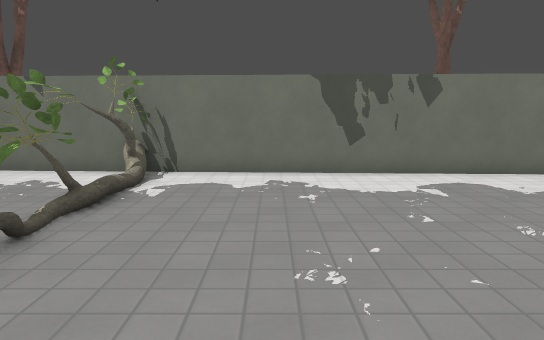
[1] (above)

12 first-person views from a walk through a level from a Godot 3-D game. The camera is 1.4 m above the floor, tilts 8° down and sees 70° across. The floor is counted in squares, 1 m on a side. Each view is taken from the middle of a square. On the plan, view 1 faces up. The plan holds only what a view shows up to about 16 squares ahead; the rest is blank. The place goes on beyond the plan. Some surface patterns are stand-ins.

[2]
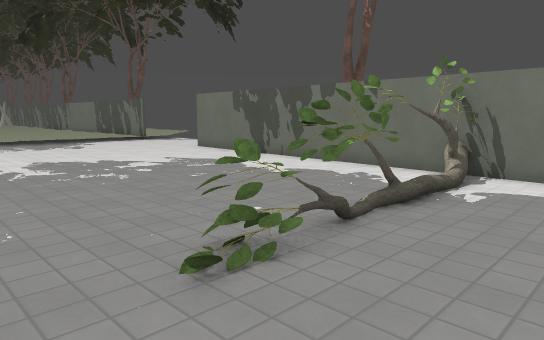

[3]
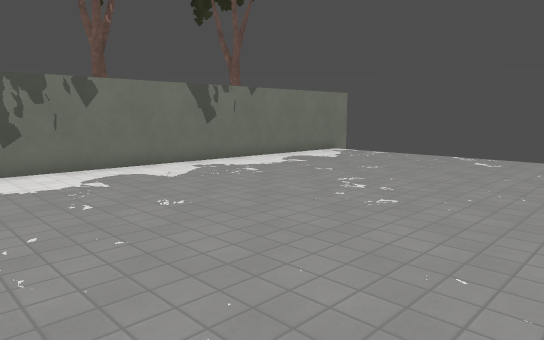

[4]
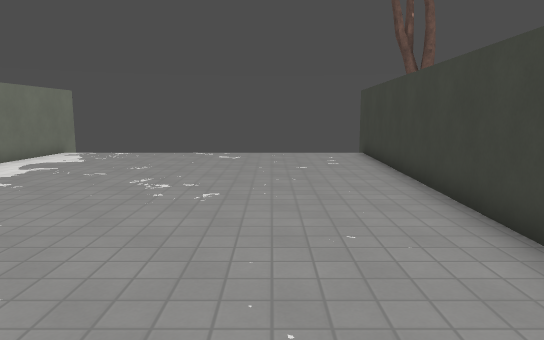

[5]
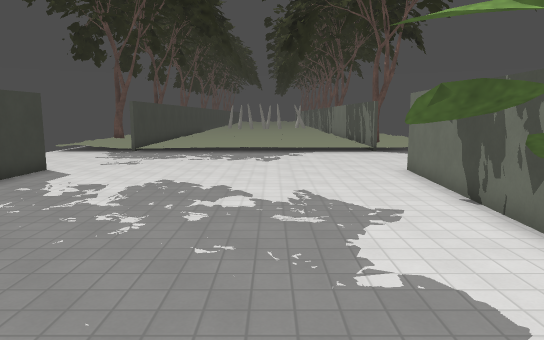

[6]
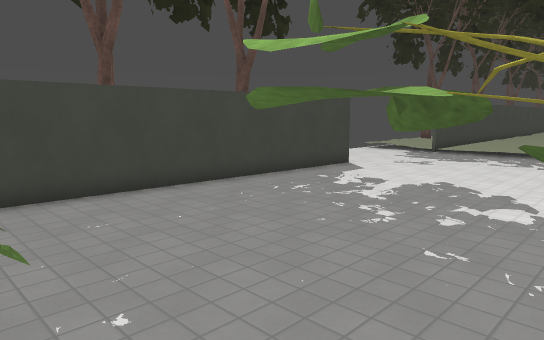

[7]
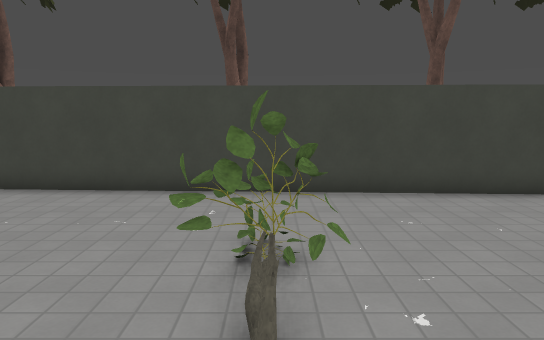

[8]
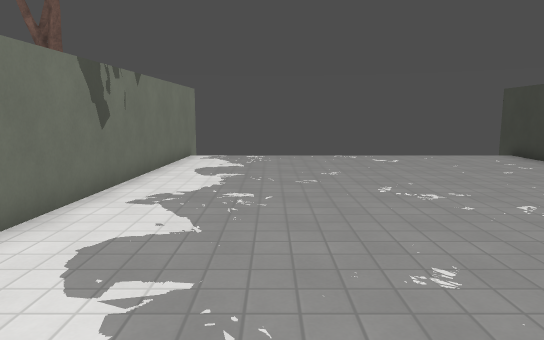

[9]
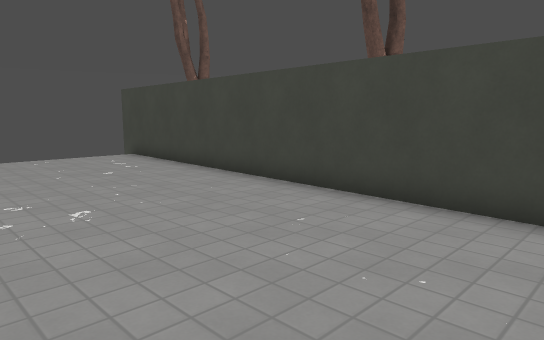

[10]
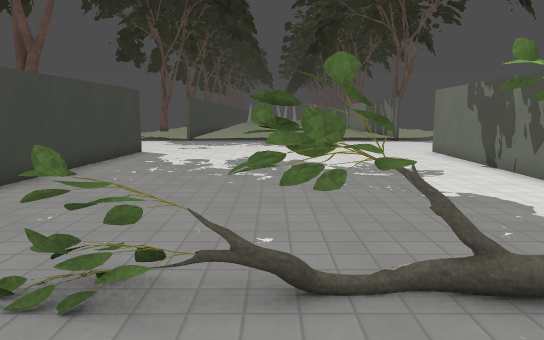

[11]
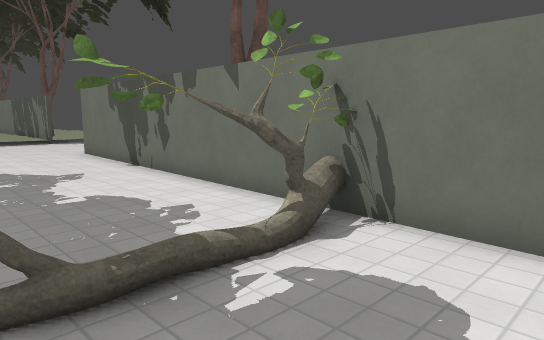

[12]
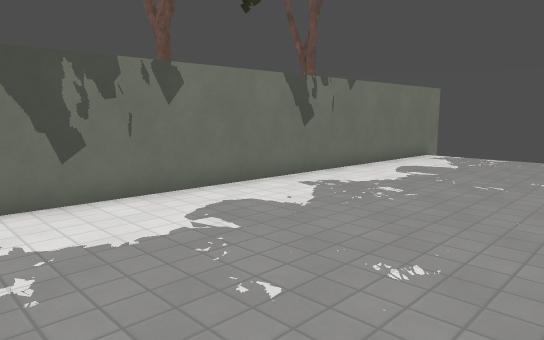

### Floor plan
Key: @ floor where view 1 was taken; # wall or solid block; . floor; / step, stairs or slope; = window, fence, low wall or low ledge; T tree; H thing the floor can be seen under or through.
Columns run from 17 left of view 1 to 14 right of it. Each row starts with its distance up from view 1.
 11 ..
 10 ..####################
  9 ..............#......###########
  8 ..............#................
  7 .............#/................
  6 ............../................
  5 ..............H................
  4 ..............H................
  3 ..............=................
  2 ...............................
  1 ...............................
  0 .................@.............
 -1 ..#########=...................
 -2 ..         #####################
 -3      T    T    T     T      T ##
 -4      T    T    T     T     TT

Where each view was taken, in squares from view 1:
view 1: 0 up, 0 right, facing up
view 2: 0 up, 0 right, facing up-left
view 3: 1 down, 0 right, facing up-right
view 4: 1 up, 1 left, facing right
view 5: 6 up, 3 left, facing left
view 6: 7 up, 3 left, facing down-left
view 7: 7 up, 3 left, facing down
view 8: 6 up, 0 right, facing right
view 9: 4 up, 0 right, facing down-right
view 10: 4 up, 0 right, facing left
view 11: 5 up, 0 right, facing up-left
view 12: 3 up, 0 right, facing up-right
